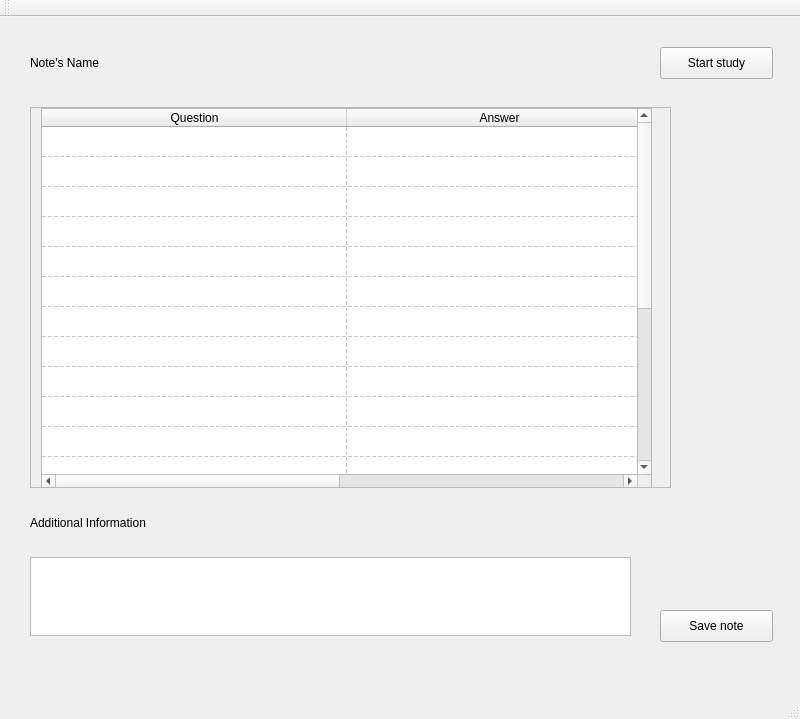
<?xml version="1.0" encoding="UTF-8"?>
<ui version="4.0">
 <class>NoteWindow</class>
 <widget class="QMainWindow" name="NoteWindow">
  <property name="geometry">
   <rect>
    <x>0</x>
    <y>0</y>
    <width>800</width>
    <height>719</height>
   </rect>
  </property>
  <property name="sizePolicy">
   <sizepolicy hsizetype="Expanding" vsizetype="Expanding">
    <horstretch>0</horstretch>
    <verstretch>0</verstretch>
   </sizepolicy>
  </property>
  <property name="windowTitle">
   <string>Приложение для ведения конспектов и последующего автоматического перехода записей в карточки для заучивания материала</string>
  </property>
  <widget class="QWidget" name="centralwidget">
   <widget class="QScrollArea" name="scrollArea">
    <property name="geometry">
     <rect>
      <x>30</x>
      <y>90</y>
      <width>641</width>
      <height>381</height>
     </rect>
    </property>
    <property name="widgetResizable">
     <bool>true</bool>
    </property>
    <widget class="QWidget" name="scrollAreaWidgetContents">
     <property name="geometry">
      <rect>
       <x>0</x>
       <y>0</y>
       <width>639</width>
       <height>379</height>
      </rect>
     </property>
     <widget class="QTableWidget" name="qaTable">
      <property name="geometry">
       <rect>
        <x>10</x>
        <y>0</y>
        <width>611</width>
        <height>381</height>
       </rect>
      </property>
      <property name="verticalScrollBarPolicy">
       <enum>Qt::ScrollBarAlwaysOn</enum>
      </property>
      <property name="horizontalScrollBarPolicy">
       <enum>Qt::ScrollBarAlwaysOn</enum>
      </property>
      <property name="sizeAdjustPolicy">
       <enum>QAbstractScrollArea::AdjustToContents</enum>
      </property>
      <property name="showGrid">
       <bool>true</bool>
      </property>
      <property name="gridStyle">
       <enum>Qt::DashLine</enum>
      </property>
      <property name="wordWrap">
       <bool>false</bool>
      </property>
      <property name="cornerButtonEnabled">
       <bool>false</bool>
      </property>
      <property name="rowCount">
       <number>20</number>
      </property>
      <property name="columnCount">
       <number>2</number>
      </property>
      <attribute name="horizontalHeaderVisible">
       <bool>true</bool>
      </attribute>
      <attribute name="horizontalHeaderCascadingSectionResizes">
       <bool>true</bool>
      </attribute>
      <attribute name="horizontalHeaderDefaultSectionSize">
       <number>305</number>
      </attribute>
      <attribute name="horizontalHeaderMinimumSectionSize">
       <number>20</number>
      </attribute>
      <attribute name="horizontalHeaderStretchLastSection">
       <bool>true</bool>
      </attribute>
      <attribute name="verticalHeaderVisible">
       <bool>false</bool>
      </attribute>
      <attribute name="verticalHeaderCascadingSectionResizes">
       <bool>true</bool>
      </attribute>
      <attribute name="verticalHeaderStretchLastSection">
       <bool>true</bool>
      </attribute>
      <row/>
      <row/>
      <row/>
      <row/>
      <row/>
      <row/>
      <row/>
      <row/>
      <row/>
      <row/>
      <row/>
      <row/>
      <row/>
      <row/>
      <row/>
      <row/>
      <row/>
      <row/>
      <row/>
      <row/>
      <column>
       <property name="text">
        <string>Question</string>
       </property>
      </column>
      <column>
       <property name="text">
        <string>Answer</string>
       </property>
      </column>
     </widget>
    </widget>
   </widget>
   <widget class="QPushButton" name="saveButton">
    <property name="geometry">
     <rect>
      <x>660</x>
      <y>593</y>
      <width>113</width>
      <height>32</height>
     </rect>
    </property>
    <property name="text">
     <string>Save note</string>
    </property>
   </widget>
   <widget class="QTextEdit" name="textEdit">
    <property name="geometry">
     <rect>
      <x>30</x>
      <y>540</y>
      <width>601</width>
      <height>79</height>
     </rect>
    </property>
   </widget>
   <widget class="QLabel" name="additionalInfo">
    <property name="geometry">
     <rect>
      <x>30</x>
      <y>490</y>
      <width>231</width>
      <height>31</height>
     </rect>
    </property>
    <property name="styleSheet">
     <string notr="true">font: 18pt &quot;.AppleSystemUIFont&quot;;</string>
    </property>
    <property name="text">
     <string>Additional Information</string>
    </property>
   </widget>
   <widget class="QLabel" name="notesName">
    <property name="geometry">
     <rect>
      <x>30</x>
      <y>20</y>
      <width>601</width>
      <height>51</height>
     </rect>
    </property>
    <property name="styleSheet">
     <string notr="true">font: 36pt &quot;.AppleSystemUIFont&quot;;</string>
    </property>
    <property name="text">
     <string>Note's Name</string>
    </property>
   </widget>
   <widget class="QPushButton" name="startStudyPushButton">
    <property name="geometry">
     <rect>
      <x>660</x>
      <y>30</y>
      <width>113</width>
      <height>32</height>
     </rect>
    </property>
    <property name="text">
     <string>Start study</string>
    </property>
   </widget>
  </widget>
  <widget class="QMenuBar" name="menubar">
   <property name="geometry">
    <rect>
     <x>0</x>
     <y>0</y>
     <width>800</width>
     <height>24</height>
    </rect>
   </property>
  </widget>
  <widget class="QStatusBar" name="statusbar"/>
  <widget class="QToolBar" name="toolBar">
   <property name="windowTitle">
    <string>toolBar</string>
   </property>
   <attribute name="toolBarArea">
    <enum>TopToolBarArea</enum>
   </attribute>
   <attribute name="toolBarBreak">
    <bool>false</bool>
   </attribute>
  </widget>
 </widget>
 <resources/>
 <connections/>
</ui>
